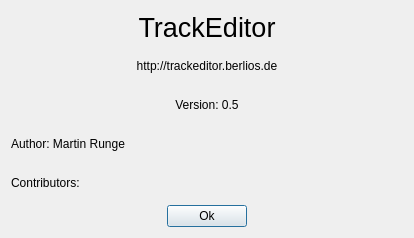
<?xml version="1.0" encoding="UTF-8"?>
<ui version="4.0">
 <class>AboutDialog</class>
 <widget class="QDialog" name="AboutDialog">
  <property name="geometry">
   <rect>
    <x>0</x>
    <y>0</y>
    <width>414</width>
    <height>238</height>
   </rect>
  </property>
  <property name="windowTitle">
   <string>About TrackEditor</string>
  </property>
  <property name="modal">
   <bool>true</bool>
  </property>
  <layout class="QVBoxLayout" name="verticalLayout">
   <item>
    <widget class="QLabel" name="label">
     <property name="font">
      <font>
       <pointsize>20</pointsize>
      </font>
     </property>
     <property name="text">
      <string>TrackEditor</string>
     </property>
     <property name="alignment">
      <set>Qt::AlignCenter</set>
     </property>
    </widget>
   </item>
   <item>
    <widget class="QLabel" name="label_2">
     <property name="text">
      <string>http://trackeditor.berlios.de</string>
     </property>
     <property name="textFormat">
      <enum>Qt::RichText</enum>
     </property>
     <property name="alignment">
      <set>Qt::AlignCenter</set>
     </property>
     <property name="openExternalLinks">
      <bool>true</bool>
     </property>
     <property name="textInteractionFlags">
      <set>Qt::LinksAccessibleByKeyboard|Qt::LinksAccessibleByMouse</set>
     </property>
    </widget>
   </item>
   <item>
    <widget class="QLabel" name="label_3">
     <property name="text">
      <string>Version: 0.5</string>
     </property>
     <property name="alignment">
      <set>Qt::AlignCenter</set>
     </property>
    </widget>
   </item>
   <item>
    <widget class="QLabel" name="label_4">
     <property name="text">
      <string>Author: Martin Runge &lt;martin.runge@web.de&gt;</string>
     </property>
    </widget>
   </item>
   <item>
    <widget class="QLabel" name="label_5">
     <property name="text">
      <string>Contributors:</string>
     </property>
    </widget>
   </item>
   <item>
    <layout class="QHBoxLayout" name="horizontalLayout">
     <item>
      <spacer name="horizontalSpacer">
       <property name="orientation">
        <enum>Qt::Horizontal</enum>
       </property>
       <property name="sizeHint" stdset="0">
        <size>
         <width>148</width>
         <height>20</height>
        </size>
       </property>
      </spacer>
     </item>
     <item>
      <widget class="QPushButton" name="okButton">
       <property name="minimumSize">
        <size>
         <width>51</width>
         <height>0</height>
        </size>
       </property>
       <property name="text">
        <string>Ok</string>
       </property>
      </widget>
     </item>
     <item>
      <spacer name="horizontalSpacer_2">
       <property name="orientation">
        <enum>Qt::Horizontal</enum>
       </property>
       <property name="sizeHint" stdset="0">
        <size>
         <width>148</width>
         <height>20</height>
        </size>
       </property>
      </spacer>
     </item>
    </layout>
   </item>
  </layout>
 </widget>
 <resources/>
 <connections>
  <connection>
   <sender>okButton</sender>
   <signal>clicked()</signal>
   <receiver>AboutDialog</receiver>
   <slot>accept()</slot>
   <hints>
    <hint type="sourcelabel">
     <x>206</x>
     <y>272</y>
    </hint>
    <hint type="destinationlabel">
     <x>67</x>
     <y>246</y>
    </hint>
   </hints>
  </connection>
 </connections>
</ui>
